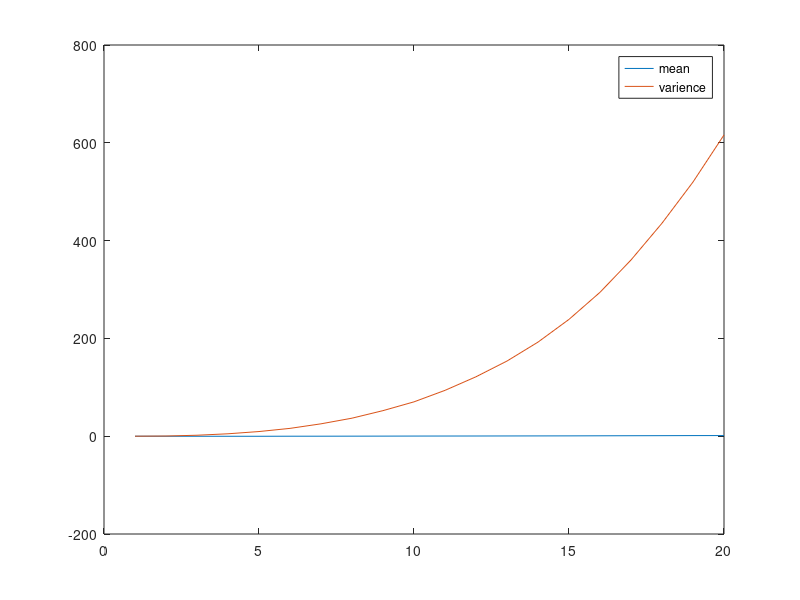

The MATLAB source for this figure:
% Dynamic System Estimation
% 12/5/2019
% task 2
close all
clear all
clc

%% load data and initial values
x_out=zeros(20,100);
W=load('random02.txt');
dt=1;
F=[0,1;0,0];
Phi=expm(F*dt);
Phi
%% compute the stochastic process for 100 times with 20 steps each
N=20;
for j=1:100
w=W(:,j);
x=[0 0]';
x_solution=zeros(2,N);
x_solution(:,1)=x;

for  i=1:20
    x=Phi*x+[0;w(i)];
    x_solution(:,i)=x;
end
x_out(:,j)=x_solution(1,:);
end



%% compute the mean value and its variance
Mean=zeros(20:1);
Varience=zeros(20:1);

for i=1:20
Mean(i)=mean(x_out(i,:));
end
Varience = var(x_out,1,2);
plot(Mean);hold on
plot(Varience);
legend('mean','varience')
Mean'
Varience



